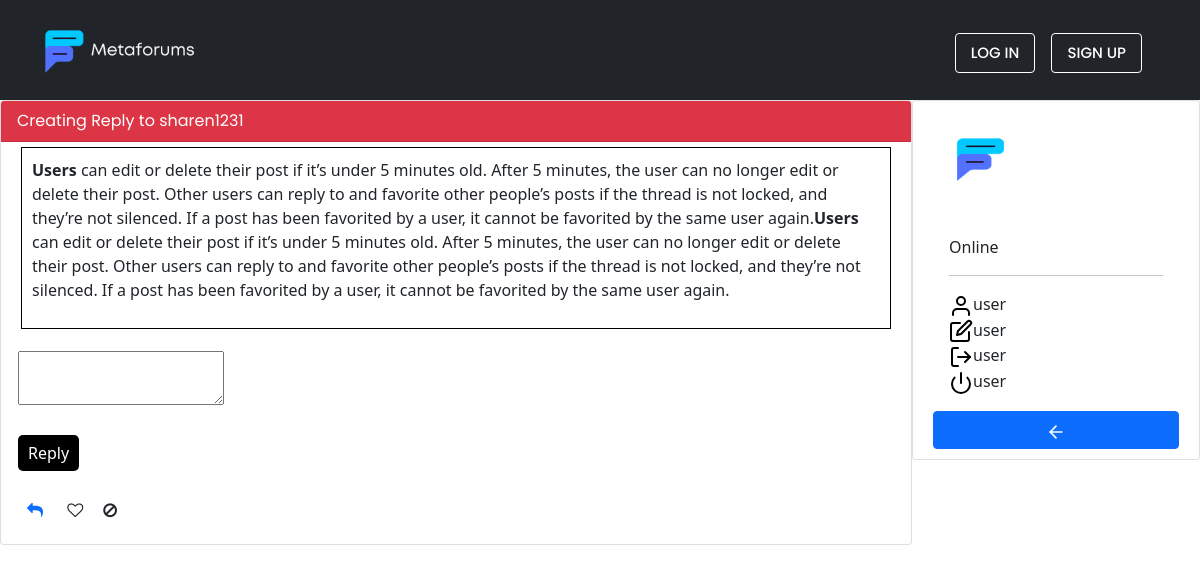
The app's page /reply.php?postid=44 with its own data.
### tables this page shows
CREATE TABLE `forum_post` (
  `postid` int(11) NOT NULL,
  `ckeditor` text NOT NULL,
  `topicid` int(11) DEFAULT NULL,
  `username` varchar(200) NOT NULL,
  `createpost` datetime NOT NULL DEFAULT current_timestamp()
);

### reply.php (the view, shortened to what this page needs)
<!DOCTYPE html>
<html lang="en">
<head>
    <link rel="stylesheet" href="https://cdnjs.cloudflare.com/ajax/libs/font-awesome/4.7.0/css/font-awesome.min.css">
    <link href="https://cdn.jsdelivr.net/npm/bootstrap@5.1.3/dist/css/bootstrap.min.css" rel="stylesheet">
    <link rel="stylesheet" href="style.css">
<body>
    <?php
    include("connect.php");
    $postid = $_GET['postid'];
    $sql3 = "SELECT * FROM forum_post a, forum_topic b, forum_category c WHERE a.topicid=b.topicid and b.categoryid=c.categoryid and postid='$postid' ";
    $query3 = mysqli_query($con,$sql3);
    while($row=$query3->fetch_assoc()){
        $postpeople = $row['username'];
        $ckeditors =  $row['ckeditor'];
    }
    ?>
    <nav class="navbar navbar-light bg-dark">
        <div class="container">
            <a class="navbar-brand" href="index.php">
                <img src="images/logometaforums.png" alt=""  height="80">
            </a>
            <form class="d-flex">
                <a href="login.php"class="btn btn-outline-success me-3 <?php if(isset($disp))echo $disp; ?>">LOG IN</a>
                <a href="signup.php"class="btn btn-outline-success me-3 <?php if(isset($disp))echo $disp; ?>" >SIGN UP</a>
            </form>
        </div>
    </nav>
    <div class="ckeditor" id="ckeditor">
        <div class="person">
            <div class="card rounded float-end" style="width: 18rem;">
                <img src="images/logometaforums.png" height="100"class="card-img rounded mx-auto d-block" alt="...">
                <div class="card-body">
                    <p class="card-text">Online</p>
                    <hr>
                    <div class="imagecard">
                        <img src="images/user (1).svg"alt="" srcset="">user
                        <br>
                        <img src="images/edit.svg"alt="" srcset="">user
                        <br>
                        <img src="images/log-out.svg"alt="" srcset="">user
                        <br>
                        <img src="images/power.svg"alt="" srcset="">user
                    </div>
                </div>
                    <a href="index.php" class="btn btn-primary">
                    <img src="images/arrow-left.svg"alt="" srcset=""></a>
            </div>
        </div>
        <div class="card">
            <div class="card-header bg-danger"style="color:white;">
                Creating Reply to <?php echo $postpeople ?>
            </div>
            <div class="before-reply">
                  <?php
                    echo $ckeditors;
                    ?>
            </div>
            <div class="card-body">
                <form action="#" method="POST" name="postform" enctype="multipart/form-data">
                    <table width="100%">
                        <tr>
                            <td><textarea class="ckeditor" id="ckeditor" name="reply-post"></textarea></td>
                        </tr>
                        <tr>
                            <td> </td>
                        </tr>
                        <tr>
                            <div class="submit-reply">
                                <td><input type="submit" name="submitreply" value="Reply" style="margin-top : 20px;margin-bottom : 20px;background-color: black; color:white; padding:6px 10px; border-radius:5px; text-decoration:none; border:none;" /></td>
                            </div>
                        </tr>
                    </table>
                </form>
                <a href=""><i class="fa fa-reply" aria-hidden="true" style="margin: 10px 10px;"></i></a>
                <i class="fa fa-heart-o" aria-hidden="true" style="margin: 10px 10px;"></i><i class="fa fa-ban" aria-hidden="true" style="margin: 10px 10px;"></i>
            </div>
        </div>
    </div>
</body>
</html>

### style.css (style rules this page uses)
.navbar { height: 100px; }
.btn-outline-success { border-color: white; color: white; font-family: 'Poppins', sans-serif; font-weight:500; font-size: 15px; padding:8px 15px; }
.rounded { border-radius: 0.25rem!important; padding: 10px 20px; }

### reply.php (style rules this page uses)
.card-header { font-family: 'Poppins', sans-serif; }
.rounded { border-radius: 0.25rem!important; padding: 10px 20px; }
.submit-reply { background-color: black; }
.before-reply { margin : 5px 20px; padding: 10px 10px; border : 1px solid black; min-height: 50px; }

### records on screen
forum_post: username "sharen1231", ckeditor "Users can edit or delete their post if it’s under 5 minutes old. After 5 minutes, the user can no longer edit or delete their post. Other users can reply to and favorite other people’s posts if the thread is not locked, and they’re not silenced. If a post has been favorited by a user, it cannot be favorited by the same user again. Users can edit or delete their post if it’s under 5 minutes old. After 5 minutes, the user can no longer edit or delete their post. Other users can reply to and favorite other people’s posts if the thread is not locked, and they’re not silenced. If a post has been favorited by a user, it cannot be favorited by the same user again."
